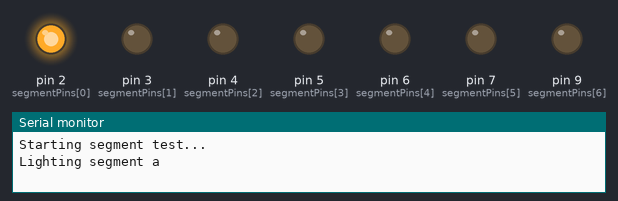
Recording of a sketch running on a simulated Arduino Uno, built with avr-gcc and run on an emulated ATmega328P. Shown: output pins drawn as LEDs (lit = HIGH), the last lines printed to the serial monitor.

Above: at 0.4 s.
At 1.2 s:
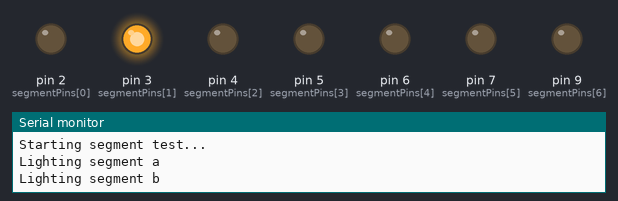
At 2.0 s:
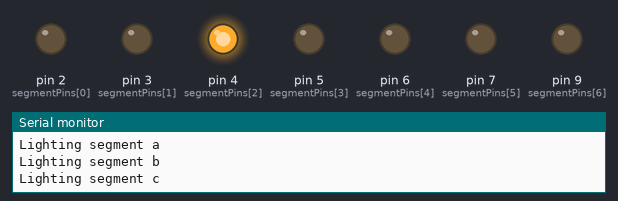
At 2.8 s:
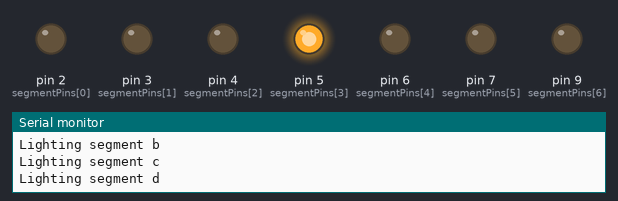
At 4.4 s:
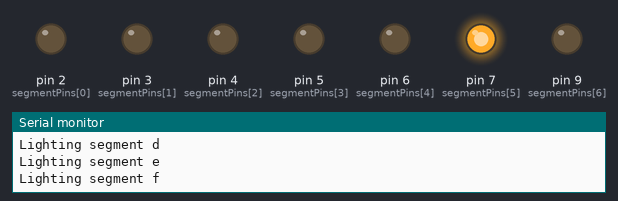
At 6.1 s:
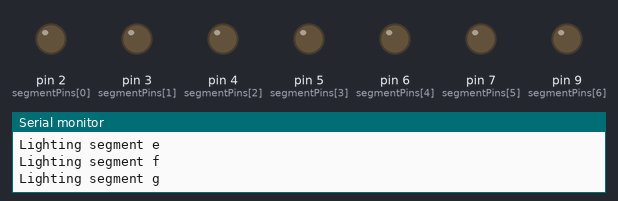
Timing chart, 0 to 8.6 s (numbered marks = the images above):
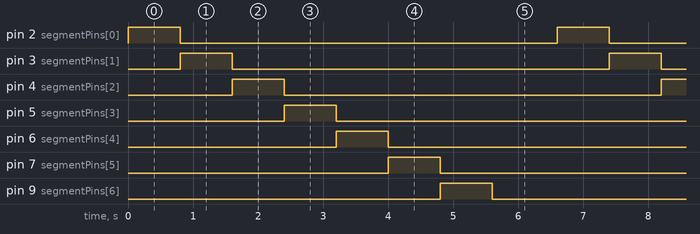

The sketch:

Task3_SegmentTest.ino
```cpp
// Task 3: Light up each segment one at a time.
// We use this to confirm that the wiring is correct.

// The pins each segment is connected to.
// Order is: a, b, c, d, e, f, g (g is on pin 9 because pin 8 is the buzzer).
int segmentPins[] = {2, 3, 4, 5, 6, 7, 9};
char segmentNames[] = {'a', 'b', 'c', 'd', 'e', 'f', 'g'};
int numSegments = 7;

void setup() {
  Serial.begin(9600);

  // Set every segment pin as OUTPUT and start with them OFF.
  for (int i = 0; i < numSegments; i++) {
    pinMode(segmentPins[i], OUTPUT);
    digitalWrite(segmentPins[i], LOW);
  }

  Serial.println("Starting segment test...");
}

void loop() {
  // Walk through each segment one by one.
  for (int i = 0; i < numSegments; i++) {
    Serial.print("Lighting segment ");
    Serial.println(segmentNames[i]);

    digitalWrite(segmentPins[i], HIGH); // turn this segment ON
    delay(800);                         // wait so you can see it
    digitalWrite(segmentPins[i], LOW);  // turn it OFF
  }

  delay(1000); // pause before repeating
}
```

Measured:
- by itself, pin 2 (segmentPins[0]), pin 3 (segmentPins[1]), pin 4 (segmentPins[2]), pin 5 (segmentPins[3]), pin 6 (segmentPins[4]), pin 7 (segmentPins[5]), pin 9 (segmentPins[6]): alternates HIGH for 0.80 s and LOW for 5.8 s
- by itself, everything shown: repeats every 6.6 s, in 8 steps
